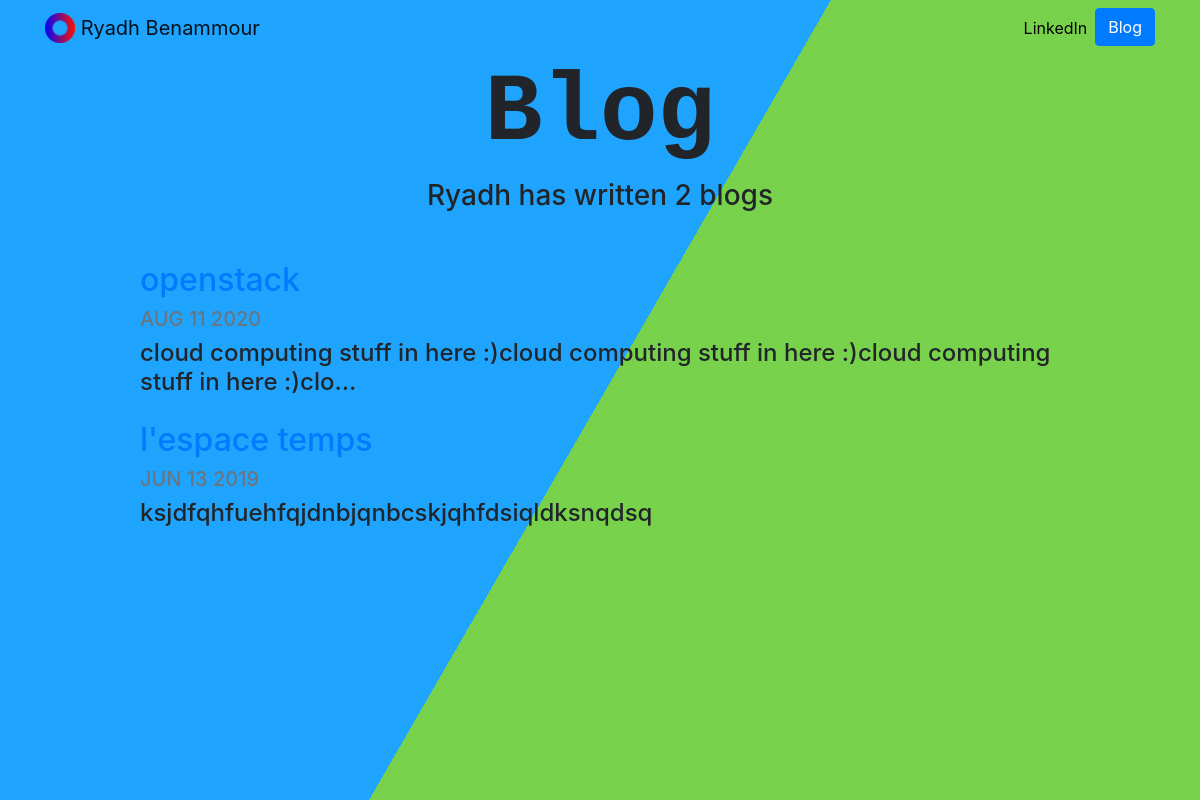
Before: /blog/ with the older database file.
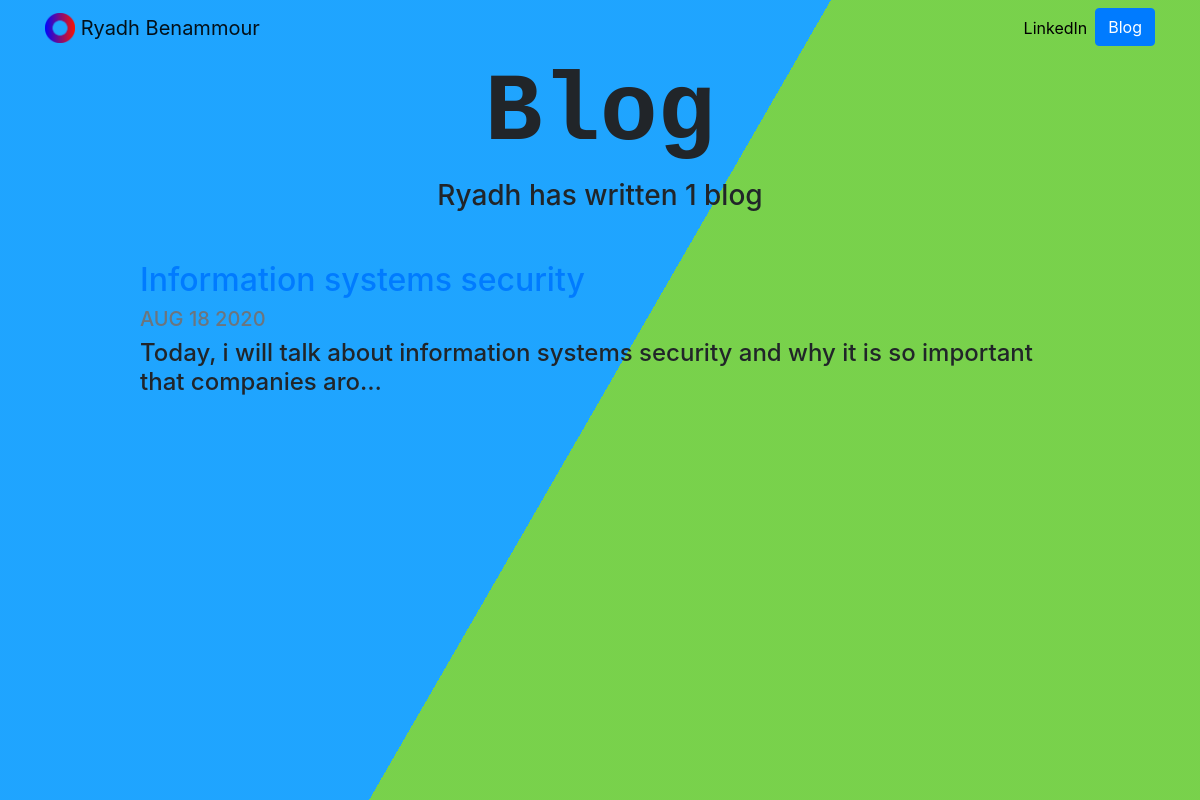
After: the same page with the newer database file.
### blog/models.py (models this page shows, shortened)
class Blog(models.Model):
    title = models.CharField(max_length=200)
    description = models.TextField()
    date = models.DateField()

### blog/views.py (the view)
# urls.py: path('', views.all_blogs, name='all_blogs'),
def all_blogs(request):
    blogs = Blog.objects.order_by('-date')
    return render(request, 'blog/all_blogs.html', {'blogs':blogs})

### blog/templates/blog/all_blogs.html
{% extends "portfolio/base.html" %}
{% load static %}
{% block content %}
<h1 id="blogtitle" class="font-weight-bold text-center">Blog</h1>
<h3 class="text-center mb-5">Ryadh has written {{ blogs.count }} blog{{ blogs.count|pluralize }}</h3>
{% for blog in blogs %}
<div class="row justify-content-center my-3">
  <div class="col-md-10">
    <a href="{% url 'blog:detail' blog.id %}">
      <h2>{{ blog.title }}</h2>
    </a>
    <h5 class="text-muted">{{ blog.date|date:'M d Y'|upper }}</h5>
    <h4>{{ blog.description|striptags|truncatechars:100 }}</h4>
  </div>
</div>
{% endfor %}
{% endblock %}

Changed rows visible on the page:
removed Blog: title "openstack", date "AUG 11 2020", description "cloud computing stuff in here :)cloud computing stuff in here :)cloud computing stuff in here :)clo…"
removed Blog: title "l'espace temps", date "JUN 13 2019", description "ksjdfqhfuehfqjdnbjqnbcskjqhfdsiqldksnqdsq"
added Blog: title "Information systems security", date "AUG 18 2020", description "Today, i will talk about information systems security and why it is so important that companies aro…"
Other visible differences:
{{ blogs.count }}: "2" → "1"
